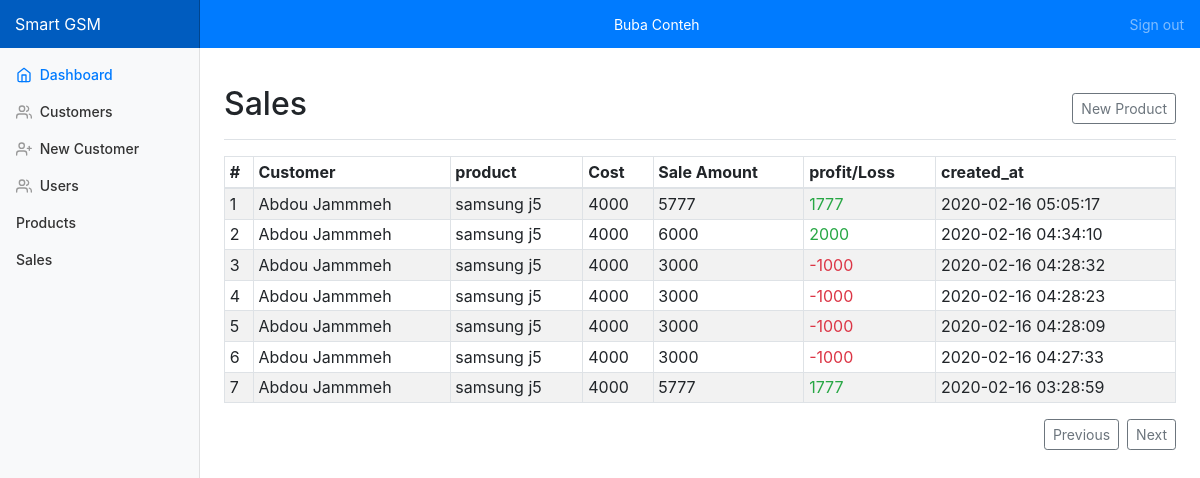
The page /sales.view.php (signed in) on the database its author committed.
### tables this page shows
CREATE TABLE `sales` (
  `id` int(11) NOT NULL,
  `amount` int(225) NOT NULL,
  `c_id` int(11) NOT NULL,
  `p_id` int(11) NOT NULL,
  `u_id` int(11) NOT NULL,
  `updated_at` datetime NOT NULL DEFAULT current_timestamp(),
  `created_at` datetime NOT NULL DEFAULT current_timestamp()
);

CREATE TABLE `customers` (
  `id` int(11) NOT NULL,
  `first_name` varchar(50) NOT NULL,
  `last_name` varchar(50) NOT NULL,
  `phone` int(10) NOT NULL,
  `email` varchar(50) NOT NULL,
  `location` varchar(30) NOT NULL,
  `country` varchar(50) NOT NULL,
  `updated_at` datetime NOT NULL DEFAULT current_timestamp() ON UPDATE current_timestamp(),
  `created_at` datetime NOT NULL
);

CREATE TABLE `products` (
  `id` int(11) NOT NULL,
  `name` varchar(100) NOT NULL,
  `type` varchar(30) NOT NULL,
  `cost` int(11) NOT NULL,
  `c_id` int(11) DEFAULT NULL,
  `u_id` int(11) NOT NULL,
  `updated_at` datetime NOT NULL DEFAULT current_timestamp(),
  `status` enum('sold','available') NOT NULL DEFAULT 'available',
  `created_at` datetime NOT NULL DEFAULT current_timestamp()
);

### sales.view.php (the view, shortened to what this page needs)
<?php
require('db.php');
$statement = $pdo->query('SELECT sales.id, amount, sales.created_at, sales.updated_at, products.name, products.type,products.cost, customers.first_name, customers.last_name FROM `sales`,`customers`,`users`,`products` WHERE sales.c_id=1 AND sales.u_id=1 AND sales.p_id=1 GROUP BY sales.id ORDER BY sales.created_at DESC
');
$sales = $statement->fetchAll(PDO::FETCH_ASSOC);
?>
<main role="main" class="col-md-9 ml-sm-auto col-lg-10 px-4">
    <div class="d-flex justify-content-between flex-wrap flex-md-nowrap align-items-center pt-3 pb-2 mb-3 border-bottom">
        <h1 class="h2">Sales</h1>
        <div class="btn-toolbar mb-2 mb-md-0">
            <a class="btn btn-sm btn-outline-secondary" href="create-product.view.php">
                New Product
            </a>
        </div>
    </div>
    <div class="table-responsive">
        <table class="table table-striped table-sm table-bordered">
            <thead>
                <tr>
                    <th>#</th>
                    <th>Customer</th>
                    <th>product</th>
                    <th>Cost</th>
                    <th>Sale Amount</th>
                    <th>profit/Loss</th>
                    <th>created_at</th>
                </tr>
            </thead>
            <tbody>
                <?php
                $index = 1;
                foreach ($sales as $sale) {
                    $name = $sale['name'];
                    $type = $sale['type'];
                    $cost = $sale['cost'];
                    $amount = $sale['amount'];
                    $updated_at = $sale['updated_at'];
                    $customer= $sale['first_name'].' '.$sale['last_name'];
                    $gains=$amount-$cost;
                     if ($amount<$cost) {
                        $color='danger';
                     }else{
                         $color="success";
                     };
                    echo "
               <tr>
                    <td>$index</td>
                    <td>$customer</td>
                    <td>$name $type</td>
                    <td>$cost</td>
                    <td>$amount</td>
                    <td class='text-$color text-bold'>$gains</td>
                    <td>$updated_at</td>
            </tr>";
                    $index++;
                }
                ?>
            </tbody>
        </table>
        <div class="d-flex justify-content-end mb-4">
            <a class="btn btn-sm btn-outline-secondary mr-2" href="#">
                <span data-feather="chevron-left"></span><span>Previous</span>
            </a>
            <a class="btn btn-sm btn-outline-secondary" href="#">
                <span>Next</span><span data-feather="chevron-right"></span>
            </a>
        </div>
    </div>
</main>

### dashboard.css (style rules this page uses)
body { font-size: .875rem; }
.feather { width: 16px; height: 16px; vertical-align: text-bottom; }
.sidebar { position: fixed; top: 0; bottom: 0; left: 0; z-index: 100; padding: 48px 0 0; box-shadow: inset -1px 0 0 rgba(0, 0, 0, .1); }
.sidebar-sticky { position: relative; top: 0; height: calc(100vh - 48px); padding-top: .5rem; overflow-x: hidden; overflow-y: auto; }
.sidebar .nav-link { font-weight: 500; color: #333; }
.sidebar .nav-link .feather { margin-right: 4px; color: #999; }
.sidebar .nav-link.active { color: #007bff; }
.sidebar .nav-link:hover .feather, .sidebar .nav-link.active .feather { color: inherit; }
[role="main"] { padding-top: 48px; }
.navbar-brand { padding-top: .75rem; padding-bottom: .75rem; font-size: 1rem; background-color: rgba(0, 0, 0, .25); box-shadow: inset -1px 0 0 rgba(0, 0, 0, .25); }

### rows shown on the page
sales: c.last_name "Abdou Jammmeh", p.name "samsung", p.type "j5", p.cost "4000", amount "5777", amount.cost "1777", updated_at "2020-02-16 05:05:17"
sales: c.last_name "Abdou Jammmeh", p.name "samsung", p.type "j5", p.cost "4000", amount "6000", amount.cost "2000", updated_at "2020-02-16 04:34:10"
sales: c.last_name "Abdou Jammmeh", p.name "samsung", p.type "j5", p.cost "4000", amount "3000", amount.cost "-1000", updated_at "2020-02-16 04:28:32"
sales: c.last_name "Abdou Jammmeh", p.name "samsung", p.type "j5", p.cost "4000", amount "3000", amount.cost "-1000", updated_at "2020-02-16 04:28:23"
sales: c.last_name "Abdou Jammmeh", p.name "samsung", p.type "j5", p.cost "4000", amount "3000", amount.cost "-1000", updated_at "2020-02-16 04:28:09"
sales: c.last_name "Abdou Jammmeh", p.name "samsung", p.type "j5", p.cost "4000", amount "3000", amount.cost "-1000", updated_at "2020-02-16 04:27:33"
sales: c.last_name "Abdou Jammmeh", p.name "samsung", p.type "j5", p.cost "4000", amount "5777", amount.cost "1777", updated_at "2020-02-16 03:28:59"
